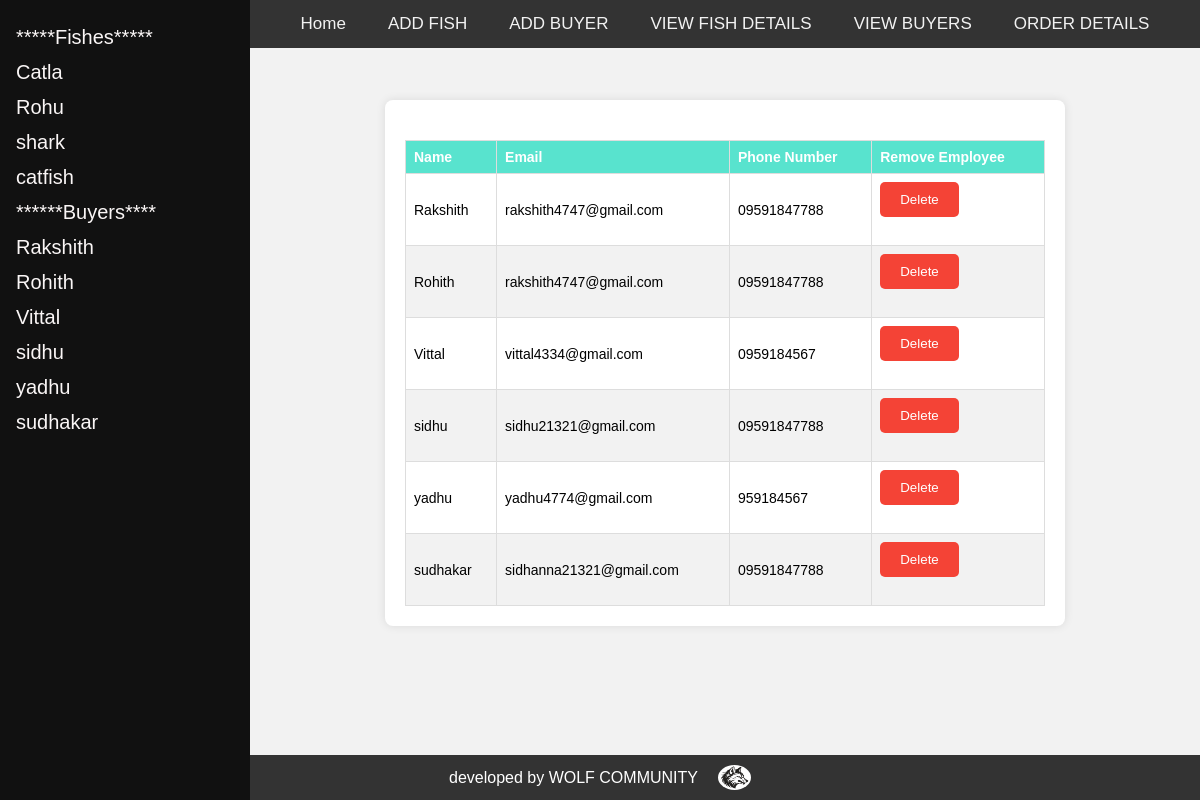
Page /view_users/ on the committed database.
### myapp/models.py (models this page shows, shortened)
class FishDetails(models.Model):
    fish_id = models.AutoField(primary_key=True)
    fish_name = models.CharField('Fish Name', max_length=100)
    fish_price = models.DecimalField('Fish Price', max_digits=10, decimal_places=2)
    fish_quantity = models.PositiveIntegerField('Fish Quantity')
    date = models.DateField('Date', auto_now_add=True)

class User(AbstractUser):
    is_user = models.BooleanField('is_user', default=False)
    is_admin = models.BooleanField('is_admin', default=False)
    phone_number = models.CharField('Phone Number', max_length=15, blank=True, null=True)

### myapp/views.py (the view)
# urls.py: path("view_users/",views.view_users,name="view_users"),
def view_users(request):
    fishes=FishDetails.objects.all()
    users = User.objects.filter(is_admin=False)
    if request.method=="POST":
        id=request.POST.get('id')
        ob=User.objects.get(id=id)
        if ob:
            ob.delete()
        if users:
            return render(request,'all_users.html',{'fishes':fishes,'users':users})
    else:
        return render(request,'all_users.html',{'fishes':fishes,'users':users})

### templates/all_users.html (shortened to what this page needs)
{% extends "admin_dashboard.html" %}
{% block body %}
<!DOCTYPE html>
<html lang="en">
<head>
</head>
<body>
<div class="container">
    <table>
        <thead>
            <tr>
                <th>Name</th>
                <th>Email</th>
                <th>Phone Number</th>
                <th>Remove Employee</th>
            </tr>
        </thead>
        <tbody>
            {% if users %}
                {% for user in users %}
                    {% if user.is_user %}
                        <tr>
                            <td>{{ user.username }}</td>
                            <td>{{ user.email }}</td>
                            <td>{{ user.phone_number }}</td>
                            <td>
                                <form method="POST">
                                    <button class="delete-button" type="submit">Delete</button>
                                </form>
                            </td>
                        </tr>
                    {% endif %}
                {% endfor %}
            {% endif %}
        </tbody>
    </table>
</div>
</body>
</html>
{% endblock body %}

### templates/admin_dashboard.html (shortened to what this page needs)
<!DOCTYPE html>
<html lang="en">
<head>
</head>
<body>
    <div class="sidenav">
      <a href="#" >*****Fishes*****</a>
        <div class="f">
            {% if fishes %}
            {% for fish in fishes %}
            <a href="{% url 'view_profile_fish' fish_name=fish.fish_name %}">{{fish.fish_name}}</a>
            {% endfor %}
            {% endif %}
        </div>
        <a href="#">******Buyers****</a>
        <div class="e">
            {% if users %}
            {% for user in users %}
            <a href="{% url 'view_profile' id=user.id %}">{{ user }}</a>
            {% endfor %}
            {% endif %}
        </div>
    </div>
    <div class="main">
        <div class="topnav">
            <a href="{% url 'home_warehouse'%}">Home</a>
            <a href="{% url 'add_fish' %}">ADD FISH</a>
            <a href="{% url 'add_users' %}">ADD BUYER</a>
            <a href="{% url 'fishes' %}">VIEW FISH DETAILS</a>
            <a href="{% url 'view_users' %}">VIEW BUYERS</a>
            <a href="{% url 'orderdetails' %}"> ORDER DETAILS</a>
        </div>
        <div class="work-area">
          {% block body %}
          {% endblock body %}
        </div>
    </div>
    <footer>
        developed by WOLF COMMUNITY
        <img src="/static/img/wolf2.jpg" alt="WOLF">
    </footer>
</body>
</html>

### templates/admin_dashboard.html (style rules this page uses)
body { margin: 0; padding: 0; font-family: Arial, sans-serif; }
.sidenav { height: 100%; width: 250px; position: fixed; z-index: 1; top: 0; left: 0; background-color: #111; overflow-y: auto; padding-top: 20px; display: flex; flex-direction: column; max-width: 250px; }
.sidenav a { padding: 6px 8px 6px 16px; text-decoration: none; font-size: 20px; color: #faf6f6; display: block; }
.sidenav .e, .sidenav .f { max-height: 300px; overflow-y: auto; }
.main { margin-left: 250px; padding: 0px 10px; display: flex; flex-direction: column; align-items: center; justify-content: center; }
.topnav { position: fixed; top: 0; width: 1200px; background-color: #333; overflow: hidden; display: flex; justify-content: center; padding-right: 10px; margin: 0; }
.topnav a { left: 0px; color: #f2f2f2; text-align: center; padding: 14px 16px; text-decoration: none; font-size: 17px; margin-left: 10px; transition: background-color 0.3s; }
footer { background-color: #333; color: #fff; text-align: center; padding: 10px 0; position: fixed; bottom: 0; width: 100%; display: flex; justify-content: center; align-items: center; gap: 20px; }
img { width: 3cap; height: 25px; border-radius: 50%; }
.work-area { width: calc(100% - 250px); margin-top: 60px; padding: 20px; }

### templates/all_users.html (style rules this page uses)
body { font-family: Arial, sans-serif; background-color: #f2f2f2; margin: 0; padding: 0; }
.container { max-width: 800px; margin: 20px auto; padding: 20px; background-color: #fff; border-radius: 8px; box-shadow: 0 0 10px rgba(0, 0, 0, 0.1); }
table { width: 100%; border-collapse: collapse; margin-top: 20px; }
th, td { border: 1px solid #ddd; padding: 8px; text-align: left; font-size: 14px; }
th { background-color: #58e3ce; color: #fff; }
tr:nth-child(even) { background-color: #f2f2f2; }
.delete-button { padding: 10px 20px; background-color: #f44336; color: #fff; border: none; border-radius: 5px; cursor: pointer; transition: background-color 0.3s ease, color 0.3s ease; }
form { margin-bottom: 20px; }

### rows in the picture
FishDetails: fish_name "Catla"
FishDetails: fish_name "Rohu"
FishDetails: fish_name "shark"
FishDetails: fish_name "catfish"
User: username "Rakshith", email "rakshith4747@gmail.com", phone_number "09591847788"
User: username "Rohith", email "rakshith4747@gmail.com", phone_number "09591847788"
User: username "Vittal", email "vittal4334@gmail.com", phone_number "0959184567"
User: username "sidhu", email "sidhu21321@gmail.com", phone_number "09591847788"
User: username "yadhu", email "yadhu4774@gmail.com", phone_number "959184567"
User: username "sudhakar", email "sidhanna21321@gmail.com", phone_number "09591847788"
